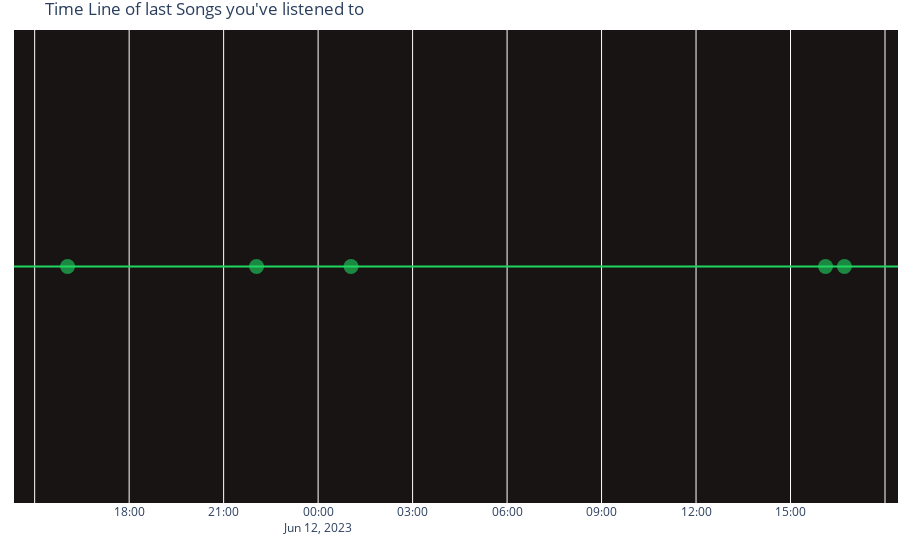

Notebook source saved alongside this figure:
### Code cell
times = ["2023-06-12T16:06:43.007Z", "2023-06-12T16:42:41.080Z", "2023-06-11T16:02:41.080Z", "2023-06-11T22:02:41.080Z", "2023-06-12T01:02:41.080Z" ]
tracks = ["song - 12.6 um 16:06", "song - 12.6 um 16:02", "song - 11.6 um 16:02", "song - 11.6 um 22", "song - 12.6 um 01"]
timelineTracks(tracks, times)

### Figure 1 — Plotly figure (JSON) as saved in the notebook; plotly's stock layout.template omitted (floating-point values rounded to 4 significant figures)
{"data": [{"customdata": [["song - 12.6 um 16:06"], ["song - 12.6 um 16:02"], ["song - 11.6 um 16:02"], ["song - 11.6 um 22"], ["song - 12.6 um 01"]], "hoverlabel": {"bgcolor": "rgb(30, 215, 96)"}, "hovertemplate": "<b>%{text}</b><br><br>%{x}", "hovertext": ["song - 12.6 um 16:06", "song - 12.6 um 16:02", "song - 11.6 um 16:02", "song - 11.6 um 22", "song - 12.6 um 01"], "legendgroup": "", "marker": {"color": "rgb(30, 215, 96)", "opacity": 0.6, "size": 15, "symbol": "circle"}, "mode": "markers", "name": "", "orientation": "v", "showlegend": false, "text": ["song - 12.6 um 16:06", "song - 12.6 um 16:02", "song - 11.6 um 16:02", "song - 11.6 um 22", "song - 12.6 um 01"], "type": "scatter", "x": ["2023-06-12T16:06:43.007000+00:00", "2023-06-12T16:42:41.080000+00:00", "2023-06-11T16:02:41.080000+00:00", "2023-06-11T22:02:41.080000+00:00", "2023-06-12T01:02:41.080000+00:00"], "xaxis": "x", "y": [0, 0, 0, 0, 0], "yaxis": "y"}], "layout": {"hoverlabel": {"font": {"size": 13}}, "legend": {"tracegroupgap": 0}, "margin": {"b": 10, "l": 0, "r": 0, "t": 30}, "plot_bgcolor": "rgb(25, 20, 20)", "shapes": [{"line": {"color": "rgb(30, 215, 96)"}, "type": "line", "x0": 0, "x1": 1, "xref": "x domain", "y0": 0, "y1": 0, "yref": "y"}], "showlegend": false, "title": {"text": "Time Line of last Songs you've listened to"}, "xaxis": {"anchor": "y", "domain": [0, 1], "title": {"text": " "}}, "yaxis": {"anchor": "x", "domain": [0, 1], "title": {"text": "y"}, "visible": false}}}
